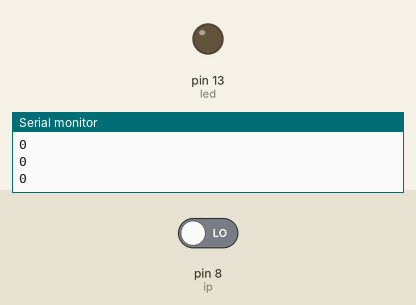
The sketch below on a simulated Arduino Uno, built with avr-gcc and run on an emulated ATmega328P. Shown: output pins drawn as LEDs (lit = HIGH), the last lines printed to the serial monitor. The test bench sets the inputs (shaded band); at power-on: pin 8 (ip) LOW.

Above: at 2.8 s.
2.9 s: pin 8 (ip) driven HIGH
At 3.9 s:
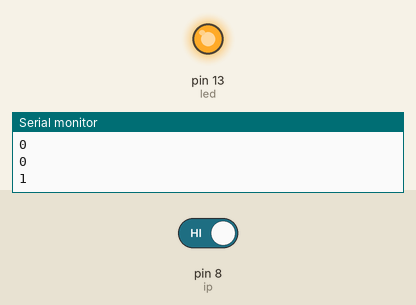
4.5 s: pin 8 (ip) driven LOW
At 5.4 s:
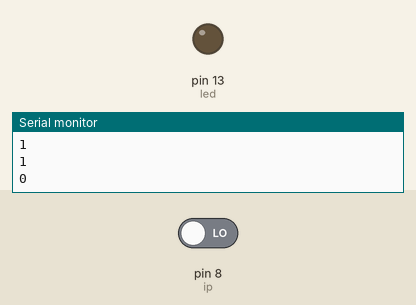
Timing chart, 0 to 7.5 s (numbered marks = the images above; inputs shaded):
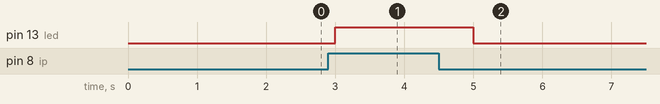

The sketch:

RCWL-0516.ino
```cpp
int ip = 8;
int val = 0;
int led = 13;

void setup() {
  Serial.begin(9600);
  pinMode (ip, INPUT);
  pinMode (led, OUTPUT);
}

void loop() {
  val = digitalRead(ip);
  Serial.println(val, DEC);
  if(val >0)
  {
    digitalWrite(led, HIGH);
  }
  else
  {
    digitalWrite(led, LOW);
  }
  delay(1000);


}
```

Measured:
- after the input at 2.9 s, pin 13 (led): LOW → HIGH after 0.10 s
- after the input at 4.5 s, pin 13 (led): HIGH → LOW after 0.50 s
